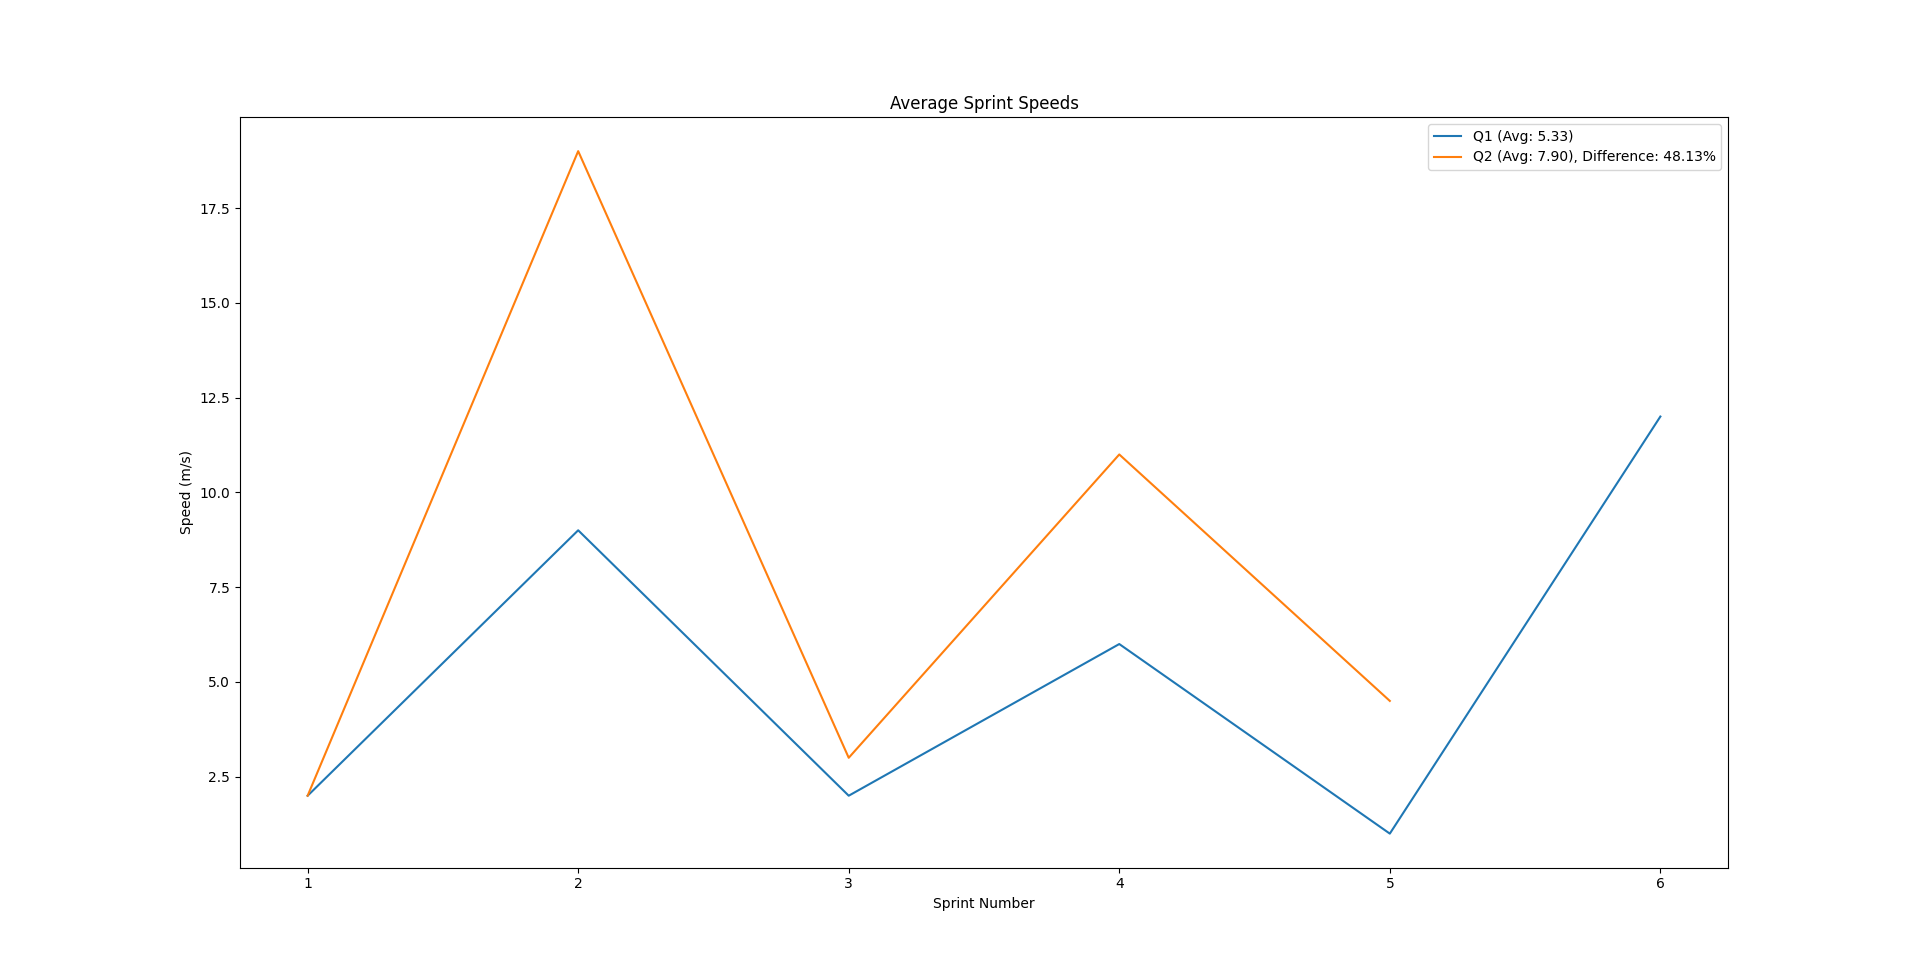

Here is the Python script that generated this plot:
import matplotlib.pyplot as plt
import argparse
import numpy as np
import random
import sys

def calculate_percentage_change(start_value, end_value):
    if np.isnan(start_value) or np.isnan(end_value):
        return None
    return (end_value - start_value) / start_value * 100

def plot_graph(data):
    quarters = ['Q1']
    if len(data) > 1:
        quarters += ['Q2']
    if len(data) > 2:
        quarters += ['Q3']
    if len(data) > 3:
        quarters += ['Q4']

    quarter_sprints = 6  # Number of sprints per quarter
    
    # Plotting the graph and calculating average per quarter
    quarter_averages = []
    for i, quarter_data in enumerate(data):
        sprint_numbers = range(1, quarter_sprints + 1)
        quarter_data = np.array([np.nan if x is None else x for x in quarter_data])
        quarter_average = np.nanmean(quarter_data)
        quarter_averages.append(quarter_average)
        plt.plot(sprint_numbers, quarter_data, label=quarters[i])
    
    # Adding legend and title
    percentage_difference = calculate_percentage_change(quarter_averages[0], quarter_averages[-1])
    legend_text = [f'{quarters[i]} (Avg: {quarter_averages[i]:.2f})' + (f', Difference: {percentage_difference:.2f}%' if i == len(quarters) - 1 and percentage_difference != 0 else '') for i in range(len(quarters))]
    plt.legend(legend_text)
    plt.title('Average Sprint Speeds')
    plt.xlabel('Sprint Number')
    plt.ylabel('Speed (m/s)')
    plt.show()

def main():
    # Parse the arguments
    parser = argparse.ArgumentParser(description='Generate a graph of quarterly data.')
    parser.add_argument('data', metavar='D', type=str, nargs='*', help='quarterly data')
    args = parser.parse_args()

    # Parse the provided data
    data = []
    for d in args.data:
        quarter_data = [float(x) if x != 'None' else None for x in d.split(',')]
        data.append(quarter_data)

    # Plot the graph
    plot_graph(data)

if __name__ == '__main__':
    main()
